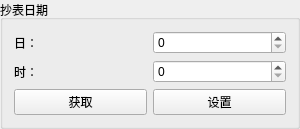
                      <widget class="QGroupBox" name="groupBox_13">
                       <property name="minimumSize">
                        <size>
                         <width>300</width>
                         <height>0</height>
                        </size>
                       </property>
                       <property name="maximumSize">
                        <size>
                         <width>16777215</width>
                         <height>160</height>
                        </size>
                       </property>
                       <property name="title">
                        <string>抄表日期</string>
                       </property>
                       <layout class="QVBoxLayout" name="verticalLayout_24">
                        <item>
                         <layout class="QHBoxLayout" name="horizontalLayout_64">
                          <item>
                           <widget class="QLabel" name="label_75">
                            <property name="text">
                             <string>日：</string>
                            </property>
                           </widget>
                          </item>
                          <item>
                           <widget class="QSpinBox" name="spinBox"/>
                          </item>
                         </layout>
                        </item>
                        <item>
                         <layout class="QHBoxLayout" name="horizontalLayout_65">
                          <item>
                           <widget class="QLabel" name="label_76">
                            <property name="text">
                             <string>时：</string>
                            </property>
                           </widget>
                          </item>
                          <item>
                           <widget class="QSpinBox" name="spinBox_3"/>
                          </item>
                         </layout>
                        </item>
                        <item>
                         <layout class="QHBoxLayout" name="horizontalLayout_63">
                          <item>
                           <widget class="QPushButton" name="pushButton_23">
                            <property name="text">
                             <string>获取</string>
                            </property>
                           </widget>
                          </item>
                          <item>
                           <widget class="QPushButton" name="pushButton_24">
                            <property name="text">
                             <string>设置</string>
                            </property>
                           </widget>
                          </item>
                         </layout>
                        </item>
                       </layout>
                      </widget>
